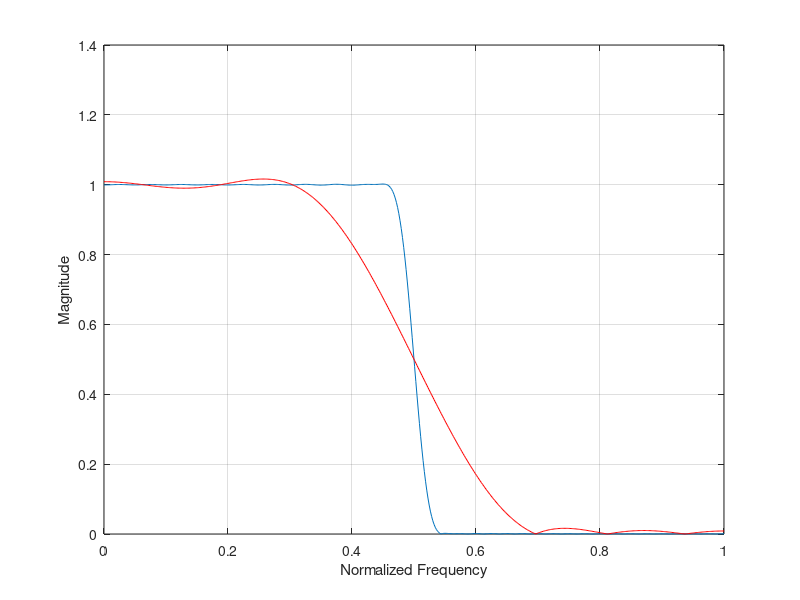

MATLAB code for this plot:
clear;
clc;
Wp=0.55*pi; 
Ws=0.45*pi;     %Band-edge frequencies
Ap=1; 
As=25;  %Attenuation
N=ceil(8*pi/(Wp-Ws));   %Determine the length of the filter
N=mod(N+1,2)+N; %N is odd
M=N-1;  %Order of the filter
w=hamming(N);   %Hamming window
Wc=(Wp+Ws)/2;   %Cut-off frequency
k=0:M;
hd=-(Wc/pi)*sinc(Wc*(k-0.5*M)/pi); %Ideal impulse response
h=hd'.*w;   %The filter coefficients
omega=linspace(0,pi,512);
mag=freqz(h,1,omega);
magdb=abs(mag);
plot(omega/pi,magdb);
grid on;

W=Ws-Wp;
M1=8;
k2=-M1:M1;  %Length of the rectangular window
Wc=(Wp+Ws)/2;   %Cut-off frequency
hd=sinc(W*k2/2).*(sin(Wc*k2)./(k2.*pi));    %Gradually-changed transition region
hd(M1+1)=Wc/pi;
omega2=linspace(0,pi,512);
mag2=freqz(hd,1,omega2);
magdb2=abs(mag2);
hold on;
plot(omega2/pi,magdb2,'r');
xlabel('Normalized Frequency');
ylabel('Magnitude');